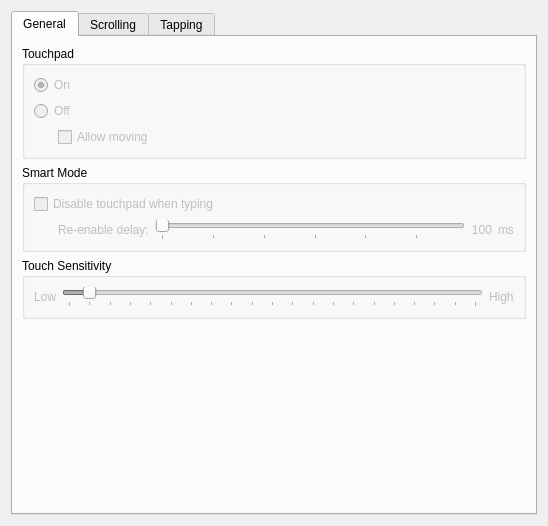
<?xml version="1.0" encoding="UTF-8"?>
<ui version="4.0">
 <author>Michał Żarłok</author>
 <class>TouchpadConfigWidget</class>
 <widget class="QWidget" name="TouchpadConfigWidget">
  <property name="geometry">
   <rect>
    <x>0</x>
    <y>0</y>
    <width>548</width>
    <height>526</height>
   </rect>
  </property>
  <property name="sizePolicy">
   <sizepolicy hsizetype="Preferred" vsizetype="Expanding">
    <horstretch>0</horstretch>
    <verstretch>0</verstretch>
   </sizepolicy>
  </property>
  <property name="windowTitle">
   <string>Form</string>
  </property>
  <layout class="QVBoxLayout" name="verticalLayout">
   <item>
    <widget class="KTabWidget" name="ConfigTabs">
     <property name="currentIndex">
      <number>0</number>
     </property>
     <widget class="QWidget" name="GeneralTab">
      <attribute name="title">
       <string>General</string>
      </attribute>
      <layout class="QVBoxLayout" name="verticalLayout_2">
       <item>
        <layout class="QHBoxLayout" name="horizontalLayout">
         <item>
          <widget class="KButtonGroup" name="TouchpadKBG">
           <property name="enabled">
            <bool>true</bool>
           </property>
           <property name="title">
            <string>Touchpad</string>
           </property>
           <layout class="QFormLayout" name="formLayout">
            <item row="0" column="0" colspan="2">
             <widget class="QRadioButton" name="TouchpadOnRB">
              <property name="enabled">
               <bool>false</bool>
              </property>
              <property name="toolTip">
               <string>Touchpad is enabled.</string>
              </property>
              <property name="text">
               <string>On</string>
              </property>
              <property name="checked">
               <bool>true</bool>
              </property>
             </widget>
            </item>
            <item row="1" column="0" colspan="2">
             <widget class="QRadioButton" name="TouchpadOffRB">
              <property name="enabled">
               <bool>false</bool>
              </property>
              <property name="toolTip">
               <string>Touchpad is switched off.</string>
              </property>
              <property name="text">
               <string>Off</string>
              </property>
             </widget>
            </item>
            <item row="2" column="0">
             <spacer name="horizontalSpacer">
              <property name="orientation">
               <enum>Qt::Horizontal</enum>
              </property>
              <property name="sizeType">
               <enum>QSizePolicy::Minimum</enum>
              </property>
              <property name="sizeHint" stdset="0">
               <size>
                <width>18</width>
                <height>20</height>
               </size>
              </property>
             </spacer>
            </item>
            <item row="2" column="1">
             <widget class="QCheckBox" name="TouchpadOffWOMoveCB">
              <property name="enabled">
               <bool>false</bool>
              </property>
              <property name="toolTip">
               <string>Only tapping and scrolling is switched off.</string>
              </property>
              <property name="text">
               <string>Allow moving</string>
              </property>
             </widget>
            </item>
           </layout>
          </widget>
         </item>
        </layout>
       </item>
       <item>
        <widget class="QGroupBox" name="SmartModeGB">
         <property name="enabled">
          <bool>true</bool>
         </property>
         <property name="title">
          <string>Smart Mode</string>
         </property>
         <layout class="QGridLayout" name="gridLayout">
          <item row="0" column="0" colspan="3">
           <widget class="QCheckBox" name="SmartModeEnableCB">
            <property name="enabled">
             <bool>false</bool>
            </property>
            <property name="text">
             <string>Disable touchpad when typing</string>
            </property>
           </widget>
          </item>
          <item row="1" column="0">
           <spacer name="horizontalSpacer_7">
            <property name="orientation">
             <enum>Qt::Horizontal</enum>
            </property>
            <property name="sizeType">
             <enum>QSizePolicy::Maximum</enum>
            </property>
            <property name="sizeHint" stdset="0">
             <size>
              <width>18</width>
              <height>17</height>
             </size>
            </property>
           </spacer>
          </item>
          <item row="1" column="1">
           <widget class="QLabel" name="SmartModeDelayL">
            <property name="enabled">
             <bool>false</bool>
            </property>
            <property name="text">
             <string>Re-enable delay:</string>
            </property>
           </widget>
          </item>
          <item row="1" column="2">
           <widget class="QSlider" name="SmartModeDelayS">
            <property name="enabled">
             <bool>false</bool>
            </property>
            <property name="minimum">
             <number>100</number>
            </property>
            <property name="maximum">
             <number>3000</number>
            </property>
            <property name="singleStep">
             <number>100</number>
            </property>
            <property name="pageStep">
             <number>300</number>
            </property>
            <property name="tracking">
             <bool>true</bool>
            </property>
            <property name="orientation">
             <enum>Qt::Horizontal</enum>
            </property>
            <property name="tickPosition">
             <enum>QSlider::TicksBelow</enum>
            </property>
            <property name="tickInterval">
             <number>500</number>
            </property>
           </widget>
          </item>
          <item row="1" column="3">
           <widget class="QLabel" name="SmartModeDelayValueL">
            <property name="enabled">
             <bool>false</bool>
            </property>
            <property name="text">
             <string>100</string>
            </property>
            <property name="alignment">
             <set>Qt::AlignRight|Qt::AlignTrailing|Qt::AlignVCenter</set>
            </property>
           </widget>
          </item>
          <item row="1" column="4">
           <widget class="QLabel" name="SmartModeDelayMilisecondsL">
            <property name="enabled">
             <bool>false</bool>
            </property>
            <property name="text">
             <string>ms</string>
            </property>
           </widget>
          </item>
         </layout>
        </widget>
       </item>
       <item>
        <widget class="QGroupBox" name="TouchSensitivityGB">
         <property name="title">
          <string>Touch Sensitivity</string>
         </property>
         <layout class="QHBoxLayout" name="horizontalLayout_5">
          <item>
           <widget class="QLabel" name="SensitivityLowL">
            <property name="enabled">
             <bool>false</bool>
            </property>
            <property name="text">
             <string>Low</string>
            </property>
           </widget>
          </item>
          <item>
           <widget class="QSlider" name="SensitivityValueS">
            <property name="enabled">
             <bool>false</bool>
            </property>
            <property name="maximum">
             <number>20</number>
            </property>
            <property name="singleStep">
             <number>2</number>
            </property>
            <property name="pageStep">
             <number>5</number>
            </property>
            <property name="sliderPosition">
             <number>1</number>
            </property>
            <property name="orientation">
             <enum>Qt::Horizontal</enum>
            </property>
            <property name="tickPosition">
             <enum>QSlider::TicksBelow</enum>
            </property>
            <property name="tickInterval">
             <number>1</number>
            </property>
           </widget>
          </item>
          <item>
           <widget class="QLabel" name="SensitivityHighL">
            <property name="enabled">
             <bool>false</bool>
            </property>
            <property name="text">
             <string>High</string>
            </property>
           </widget>
          </item>
         </layout>
        </widget>
       </item>
       <item>
        <spacer name="verticalSpacer_2">
         <property name="orientation">
          <enum>Qt::Vertical</enum>
         </property>
         <property name="sizeHint" stdset="0">
          <size>
           <width>20</width>
           <height>40</height>
          </size>
         </property>
        </spacer>
       </item>
      </layout>
     </widget>
     <widget class="QWidget" name="ScrollingTab">
      <property name="enabled">
       <bool>true</bool>
      </property>
      <attribute name="title">
       <string>Scrolling</string>
      </attribute>
      <layout class="QVBoxLayout" name="verticalLayout_4">
       <item>
        <widget class="QGroupBox" name="ScrollingGB">
         <property name="title">
          <string>Scrolling</string>
         </property>
         <layout class="QGridLayout" name="gridLayout_2">
          <item row="0" column="0" colspan="3">
           <widget class="QCheckBox" name="ScrollVertEnableCB">
            <property name="enabled">
             <bool>false</bool>
            </property>
            <property name="toolTip">
             <string>Enable vertical scrolling when dragging along the right edge.</string>
            </property>
            <property name="text">
             <string>Enable Vertical Scrolling</string>
            </property>
           </widget>
          </item>
          <item row="2" column="0">
           <spacer name="horizontalSpacer_3">
            <property name="orientation">
             <enum>Qt::Horizontal</enum>
            </property>
            <property name="sizeType">
             <enum>QSizePolicy::Maximum</enum>
            </property>
            <property name="sizeHint" stdset="0">
             <size>
              <width>18</width>
              <height>17</height>
             </size>
            </property>
           </spacer>
          </item>
          <item row="2" column="1">
           <widget class="QLabel" name="ScrollVertHighL">
            <property name="enabled">
             <bool>false</bool>
            </property>
            <property name="text">
             <string>High</string>
            </property>
           </widget>
          </item>
          <item row="2" column="2">
           <widget class="QSlider" name="ScrollVertSpeedS">
            <property name="enabled">
             <bool>false</bool>
            </property>
            <property name="toolTip">
             <string>Move distance of the finger for a vertical scroll event.</string>
            </property>
            <property name="minimum">
             <number>0</number>
            </property>
            <property name="maximum">
             <number>400</number>
            </property>
            <property name="singleStep">
             <number>50</number>
            </property>
            <property name="pageStep">
             <number>100</number>
            </property>
            <property name="tracking">
             <bool>false</bool>
            </property>
            <property name="orientation">
             <enum>Qt::Horizontal</enum>
            </property>
            <property name="invertedAppearance">
             <bool>false</bool>
            </property>
            <property name="invertedControls">
             <bool>true</bool>
            </property>
            <property name="tickPosition">
             <enum>QSlider::TicksBelow</enum>
            </property>
            <property name="tickInterval">
             <number>100</number>
            </property>
           </widget>
          </item>
          <item row="2" column="3">
           <widget class="QLabel" name="ScrollVertLowL">
            <property name="enabled">
             <bool>false</bool>
            </property>
            <property name="text">
             <string>Low</string>
            </property>
           </widget>
          </item>
          <item row="4" column="0" colspan="3">
           <widget class="QCheckBox" name="ScrollHorizEnableCB">
            <property name="enabled">
             <bool>false</bool>
            </property>
            <property name="toolTip">
             <string>Enable horizontal scrolling when dragging along the bottom edge.</string>
            </property>
            <property name="text">
             <string>Enable Horizontal Scrolling</string>
            </property>
           </widget>
          </item>
          <item row="9" column="0" colspan="4">
           <widget class="QGroupBox" name="ScrollAdvancedGB">
            <property name="title">
             <string>Advanced</string>
            </property>
            <layout class="QGridLayout" name="gridLayout_5">
             <item row="0" column="1" colspan="3">
              <widget class="QCheckBox" name="ScrollCoastingEnableCB">
               <property name="enabled">
                <bool>false</bool>
               </property>
               <property name="toolTip">
                <string>Enable edge scrolling to continue after the finger is released.</string>
               </property>
               <property name="text">
                <string>Enable Coasting</string>
               </property>
              </widget>
             </item>
             <item row="3" column="1" rowspan="2">
              <spacer name="horizontalSpacer_9">
               <property name="orientation">
                <enum>Qt::Horizontal</enum>
               </property>
               <property name="sizeType">
                <enum>QSizePolicy::Maximum</enum>
               </property>
               <property name="sizeHint" stdset="0">
                <size>
                 <width>18</width>
                 <height>17</height>
                </size>
               </property>
              </spacer>
             </item>
             <item row="3" column="3">
              <widget class="QSlider" name="ScrollCoastingSpeedS">
               <property name="enabled">
                <bool>false</bool>
               </property>
               <property name="toolTip">
                <string>Coasting threshold scrolling speed.</string>
               </property>
               <property name="minimum">
                <number>1</number>
               </property>
               <property name="maximum">
                <number>40</number>
               </property>
               <property name="pageStep">
                <number>10</number>
               </property>
               <property name="tracking">
                <bool>false</bool>
               </property>
               <property name="orientation">
                <enum>Qt::Horizontal</enum>
               </property>
               <property name="tickPosition">
                <enum>QSlider::TicksBelow</enum>
               </property>
               <property name="tickInterval">
                <number>10</number>
               </property>
              </widget>
             </item>
             <item row="3" column="2">
              <widget class="QLabel" name="ScrollCoastingSlowL">
               <property name="enabled">
                <bool>false</bool>
               </property>
               <property name="text">
                <string>Slow</string>
               </property>
              </widget>
             </item>
             <item row="3" column="4">
              <widget class="QLabel" name="ScrollCoastingFastL">
               <property name="enabled">
                <bool>false</bool>
               </property>
               <property name="text">
                <string>Fast</string>
               </property>
              </widget>
             </item>
             <item row="4" column="2" colspan="2">
              <widget class="QCheckBox" name="ScrollCoastingCornerEnableCB">
               <property name="enabled">
                <bool>false</bool>
               </property>
               <property name="toolTip">
                <string>Enable edge scrolling to continue while the finger stays in an edge corner.</string>
               </property>
               <property name="text">
                <string>Enabled Corner Coasting</string>
               </property>
              </widget>
             </item>
            </layout>
           </widget>
          </item>
          <item row="6" column="0">
           <spacer name="horizontalSpacer_4">
            <property name="orientation">
             <enum>Qt::Horizontal</enum>
            </property>
            <property name="sizeType">
             <enum>QSizePolicy::Maximum</enum>
            </property>
            <property name="sizeHint" stdset="0">
             <size>
              <width>18</width>
              <height>17</height>
             </size>
            </property>
           </spacer>
          </item>
          <item row="6" column="2">
           <widget class="QSlider" name="ScrollHorizSpeedS">
            <property name="enabled">
             <bool>false</bool>
            </property>
            <property name="toolTip">
             <string>Move distance of the finger for a horizontal scroll event.</string>
            </property>
            <property name="minimum">
             <number>0</number>
            </property>
            <property name="maximum">
             <number>400</number>
            </property>
            <property name="singleStep">
             <number>50</number>
            </property>
            <property name="pageStep">
             <number>100</number>
            </property>
            <property name="tracking">
             <bool>false</bool>
            </property>
            <property name="orientation">
             <enum>Qt::Horizontal</enum>
            </property>
            <property name="invertedAppearance">
             <bool>false</bool>
            </property>
            <property name="invertedControls">
             <bool>true</bool>
            </property>
            <property name="tickPosition">
             <enum>QSlider::TicksBelow</enum>
            </property>
            <property name="tickInterval">
             <number>100</number>
            </property>
           </widget>
          </item>
          <item row="6" column="3">
           <widget class="QLabel" name="ScrollHorizLowL">
            <property name="enabled">
             <bool>false</bool>
            </property>
            <property name="text">
             <string>Low</string>
            </property>
           </widget>
          </item>
          <item row="6" column="1">
           <widget class="QLabel" name="ScrollHorizHighL">
            <property name="enabled">
             <bool>false</bool>
            </property>
            <property name="text">
             <string>High</string>
            </property>
           </widget>
          </item>
          <item row="1" column="0" colspan="3">
           <widget class="QCheckBox" name="ScrollVertTFEnableCB">
            <property name="enabled">
             <bool>false</bool>
            </property>
            <property name="toolTip">
             <string>Enable vertical scrolling when dragging with two fingers anywhere on the touchpad.</string>
            </property>
            <property name="text">
             <string>Enable Vertical Two Fingers Scrolling</string>
            </property>
           </widget>
          </item>
          <item row="5" column="0" colspan="3">
           <widget class="QCheckBox" name="ScrollHorizTFEnableCB">
            <property name="enabled">
             <bool>false</bool>
            </property>
            <property name="toolTip">
             <string>Enable horizontal scrolling when dragging with two fingers anywhere on the touchpad.</string>
            </property>
            <property name="text">
             <string>Enable Horizontal Two Fingers Scrolling</string>
            </property>
           </widget>
          </item>
         </layout>
        </widget>
       </item>
       <item>
        <widget class="QGroupBox" name="ScrollCircularGB">
         <property name="enabled">
          <bool>true</bool>
         </property>
         <property name="title">
          <string>Circular Scrolling</string>
         </property>
         <layout class="QGridLayout" name="gridLayout_3">
          <item row="0" column="0" colspan="2">
           <widget class="QCheckBox" name="ScrollCircularEnableCB">
            <property name="enabled">
             <bool>false</bool>
            </property>
            <property name="toolTip">
             <string>If on, circular scrolling is used.</string>
            </property>
            <property name="text">
             <string>Enable Circular Scrolling</string>
            </property>
           </widget>
          </item>
          <item row="1" column="0" rowspan="2">
           <spacer name="horizontalSpacer_5">
            <property name="orientation">
             <enum>Qt::Horizontal</enum>
            </property>
            <property name="sizeType">
             <enum>QSizePolicy::Maximum</enum>
            </property>
            <property name="sizeHint" stdset="0">
             <size>
              <width>18</width>
              <height>68</height>
             </size>
            </property>
           </spacer>
          </item>
          <item row="2" column="1">
           <layout class="QHBoxLayout" name="horizontalLayout_8">
            <item>
             <widget class="QLabel" name="ScrollCircularUseL">
              <property name="enabled">
               <bool>false</bool>
              </property>
              <property name="toolTip">
               <string>Trigger region on the touchpad to start circular scrolling.</string>
              </property>
              <property name="text">
               <string>Triggered by:</string>
              </property>
             </widget>
            </item>
            <item>
             <widget class="QComboBox" name="ScrollCircularCornersCBB">
              <property name="enabled">
               <bool>false</bool>
              </property>
              <item>
               <property name="text">
                <string>All Corners</string>
               </property>
              </item>
              <item>
               <property name="text">
                <string>Top Edge</string>
               </property>
              </item>
              <item>
               <property name="text">
                <string>Top-Right Corner</string>
               </property>
              </item>
              <item>
               <property name="text">
                <string>Right Edge</string>
               </property>
              </item>
              <item>
               <property name="text">
                <string>Bottom-Right Corner</string>
               </property>
              </item>
              <item>
               <property name="text">
                <string>Bottom Edge</string>
               </property>
              </item>
              <item>
               <property name="text">
                <string>Bottom-Left Corner</string>
               </property>
              </item>
              <item>
               <property name="text">
                <string>Left Edge</string>
               </property>
              </item>
              <item>
               <property name="text">
                <string>Top-Left Edge</string>
               </property>
              </item>
              <item>
               <property name="text">
                <string>No Trigger</string>
               </property>
              </item>
             </widget>
            </item>
            <item>
             <spacer name="horizontalSpacer_6">
              <property name="orientation">
               <enum>Qt::Horizontal</enum>
              </property>
              <property name="sizeHint" stdset="0">
               <size>
                <width>238</width>
                <height>20</height>
               </size>
              </property>
             </spacer>
            </item>
           </layout>
          </item>
          <item row="3" column="1">
           <spacer name="verticalSpacer_4">
            <property name="orientation">
             <enum>Qt::Vertical</enum>
            </property>
            <property name="sizeHint" stdset="0">
             <size>
              <width>20</width>
              <height>40</height>
             </size>
            </property>
           </spacer>
          </item>
          <item row="1" column="1">
           <layout class="QHBoxLayout" name="horizontalLayout_7">
            <item>
             <widget class="QLabel" name="ScrollCircularSlowL">
              <property name="enabled">
               <bool>false</bool>
              </property>
              <property name="text">
               <string>Slow</string>
              </property>
             </widget>
            </item>
            <item>
             <widget class="QSlider" name="ScrollCircularSpeedS">
              <property name="enabled">
               <bool>false</bool>
              </property>
              <property name="toolTip">
               <string>Move angle (radians) of finger to generate a scroll event.</string>
              </property>
              <property name="minimum">
               <number>30</number>
              </property>
              <property name="maximum">
               <number>300</number>
              </property>
              <property name="singleStep">
               <number>30</number>
              </property>
              <property name="pageStep">
               <number>60</number>
              </property>
              <property name="value">
               <number>300</number>
              </property>
              <property name="orientation">
               <enum>Qt::Horizontal</enum>
              </property>
              <property name="invertedAppearance">
               <bool>true</bool>
              </property>
              <property name="invertedControls">
               <bool>false</bool>
              </property>
              <property name="tickPosition">
               <enum>QSlider::TicksBelow</enum>
              </property>
              <property name="tickInterval">
               <number>30</number>
              </property>
             </widget>
            </item>
            <item>
             <widget class="QLabel" name="ScrollCircularFastL">
              <property name="enabled">
               <bool>false</bool>
              </property>
              <property name="text">
               <string>Fast</string>
              </property>
             </widget>
            </item>
           </layout>
          </item>
         </layout>
        </widget>
       </item>
      </layout>
     </widget>
     <widget class="QWidget" name="TappingTab">
      <attribute name="title">
       <string>Tapping</string>
      </attribute>
      <layout class="QVBoxLayout" name="verticalLayout_6">
       <item>
        <widget class="QGroupBox" name="TapEmulationGB">
         <property name="title">
          <string>Emulation</string>
         </property>
         <layout class="QGridLayout" name="gridLayout_4">
          <item row="0" column="0" colspan="2">
           <widget class="QCheckBox" name="TappingEnableCB">
            <property name="enabled">
             <bool>false</bool>
            </property>
            <property name="text">
             <string>Enable Tapping</string>
            </property>
           </widget>
          </item>
          <item row="1" column="0" rowspan="5">
           <spacer name="horizontalSpacer_8">
            <property name="orientation">
             <enum>Qt::Horizontal</enum>
            </property>
            <property name="sizeType">
             <enum>QSizePolicy::Minimum</enum>
            </property>
            <property name="sizeHint" stdset="0">
             <size>
              <width>18</width>
              <height>48</height>
             </size>
            </property>
           </spacer>
          </item>
          <item row="2" column="1">
           <widget class="QLabel" name="TappingTimeoutL">
            <property name="enabled">
             <bool>false</bool>
            </property>
            <property name="toolTip">
             <string>Timeout after a tap to recognize it as a single tap.</string>
            </property>
            <property name="text">
             <string>Single Tap Timeout:</string>
            </property>
           </widget>
          </item>
          <item row="1" column="2" rowspan="5">
           <spacer name="horizontalSpacer_10">
            <property name="orientation">
             <enum>Qt::Horizontal</enum>
            </property>
            <property name="sizeType">
             <enum>QSizePolicy::Maximum</enum>
            </property>
            <property name="sizeHint" stdset="0">
             <size>
              <width>28</width>
              <height>92</height>
             </size>
            </property>
           </spacer>
          </item>
          <item row="2" column="3">
           <widget class="QSlider" name="TappingTimeoutValueS">
            <property name="enabled">
             <bool>false</bool>
            </property>
            <property name="minimum">
             <number>0</number>
            </property>
            <property name="maximum">
             <number>1000</number>
            </property>
            <property name="singleStep">
             <number>20</number>
            </property>
            <property name="pageStep">
             <number>100</number>
            </property>
            <property name="orientation">
             <enum>Qt::Horizontal</enum>
            </property>
            <property name="tickPosition">
             <enum>QSlider::TicksBelow</enum>
            </property>
            <property name="tickInterval">
             <number>100</number>
            </property>
           </widget>
          </item>
          <item row="2" column="5" colspan="2">
           <widget class="QLabel" name="TappingTimeoutValueL">
            <property name="enabled">
             <bool>false</bool>
            </property>
            <property name="text">
             <string>100</string>
            </property>
            <property name="alignment">
             <set>Qt::AlignRight|Qt::AlignTrailing|Qt::AlignVCenter</set>
            </property>
           </widget>
          </item>
          <item row="2" column="7">
           <widget class="QLabel" name="TappingTimeoutMilisecondsL">
            <property name="enabled">
             <bool>false</bool>
            </property>
            <property name="text">
             <string>ms.</string>
            </property>
           </widget>
          </item>
          <item row="3" column="3">
           <widget class="QSlider" name="TappingDoubleTimeValueS">
            <property name="enabled">
             <bool>false</bool>
            </property>
            <property name="minimum">
             <number>0</number>
            </property>
            <property name="maximum">
             <number>1000</number>
            </property>
            <property name="singleStep">
             <number>20</number>
            </property>
            <property name="pageStep">
             <number>100</number>
            </property>
            <property name="orientation">
             <enum>Qt::Horizontal</enum>
            </property>
            <property name="tickPosition">
             <enum>QSlider::TicksBelow</enum>
            </property>
            <property name="tickInterval">
             <number>100</number>
            </property>
           </widget>
          </item>
          <item row="3" column="1">
           <widget class="QLabel" name="TappingDoubleTimeL">
            <property name="enabled">
             <bool>false</bool>
            </property>
            <property name="toolTip">
             <string>Maximum time (in milliseconds) for detecting a double tap.</string>
            </property>
            <property name="text">
             <string>Double Tap Time:</string>
            </property>
           </widget>
          </item>
          <item row="3" column="6">
           <widget class="QLabel" name="TappingDoubleTimeValueL">
            <property name="enabled">
             <bool>false</bool>
            </property>
            <property name="text">
             <string>100</string>
            </property>
            <property name="alignment">
             <set>Qt::AlignRight|Qt::AlignTrailing|Qt::AlignVCenter</set>
            </property>
           </widget>
          </item>
          <item row="3" column="7">
           <widget class="QLabel" name="TappingDoubleTimeMilisecondsL">
            <property name="enabled">
             <bool>false</bool>
            </property>
            <property name="text">
             <string>ms.</string>
            </property>
           </widget>
          </item>
          <item row="4" column="1">
           <widget class="QLabel" name="TappingClickTimeL">
            <property name="enabled">
             <bool>false</bool>
            </property>
            <property name="toolTip">
             <string>The duration of the mouse click generated by tapping.</string>
            </property>
            <property name="text">
             <string>Click Time:</string>
            </property>
           </widget>
          </item>
          <item row="4" column="3">
           <widget class="QSlider" name="TappingClickTimeValueS">
            <property name="enabled">
             <bool>false</bool>
            </property>
            <property name="toolTip">
             <string/>
            </property>
            <property name="maximum">
             <number>1000</number>
            </property>
            <property name="singleStep">
             <number>20</number>
            </property>
            <property name="pageStep">
             <number>100</number>
            </property>
            <property name="sliderPosition">
             <number>100</number>
            </property>
            <property name="orientation">
             <enum>Qt::Horizontal</enum>
            </property>
            <property name="tickPosition">
             <enum>QSlider::TicksBelow</enum>
            </property>
            <property name="tickInterval">
             <number>100</number>
            </property>
           </widget>
          </item>
          <item row="4" column="6">
           <widget class="QLabel" name="TappingClickTimeValueL">
            <property name="enabled">
             <bool>false</bool>
            </property>
            <property name="text">
             <string>100</string>
            </property>
           </widget>
          </item>
          <item row="4" column="7">
           <widget class="QLabel" name="TappingClickTimeMillisecondsL">
            <property name="enabled">
             <bool>false</bool>
            </property>
            <property name="text">
             <string>ms.</string>
            </property>
           </widget>
          </item>
          <item row="1" column="3">
           <widget class="QSlider" name="TappingMaxMoveValueS">
            <property name="enabled">
             <bool>false</bool>
            </property>
            <property name="maximum">
             <number>1500</number>
            </property>
            <property name="singleStep">
             <number>100</number>
            </property>
            <property name="pageStep">
             <number>250</number>
            </property>
            <property name="orientation">
             <enum>Qt::Horizontal</enum>
            </property>
            <property name="tickPosition">
             <enum>QSlider::TicksBelow</enum>
            </property>
            <property name="tickInterval">
             <number>150</number>
            </property>
           </widget>
          </item>
          <item row="1" column="1">
           <widget class="QLabel" name="TappingMaxMoveL">
            <property name="enabled">
             <bool>false</bool>
            </property>
            <property name="text">
             <string>Max Tap Move:</string>
            </property>
           </widget>
          </item>
          <item row="1" column="6">
           <widget class="QLabel" name="TappingMaxMoveValueL">
            <property name="enabled">
             <bool>false</bool>
            </property>
            <property name="text">
             <string>100</string>
            </property>
           </widget>
          </item>
          <item row="1" column="7">
           <widget class="QLabel" name="TappingMaxMovePointsL">
            <property name="enabled">
             <bool>false</bool>
            </property>
            <property name="text">
             <string>pts.</string>
            </property>
           </widget>
          </item>
         </layout>
        </widget>
       </item>
       <item>
        <widget class="QGroupBox" name="ButtonsGB">
         <property name="title">
          <string>Buttons</string>
         </property>
         <layout class="QHBoxLayout" name="horizontalLayout_6">
          <item>
           <widget class="QLabel" name="ButtonTappingL">
            <property name="enabled">
             <bool>false</bool>
            </property>
            <property name="text">
             <string>Tapping</string>
            </property>
           </widget>
          </item>
          <item>
           <widget class="QListWidget" name="TappingEventLW">
            <property name="enabled">
             <bool>false</bool>
            </property>
            <property name="sizePolicy">
             <sizepolicy hsizetype="MinimumExpanding" vsizetype="MinimumExpanding">
              <horstretch>0</horstretch>
              <verstretch>0</verstretch>
             </sizepolicy>
            </property>
            <property name="minimumSize">
             <size>
              <width>141</width>
              <height>121</height>
             </size>
            </property>
            <property name="editTriggers">
             <set>QAbstractItemView::NoEditTriggers</set>
            </property>
            <item>
             <property name="text">
              <string>Right-Top Corner</string>
             </property>
            </item>
            <item>
             <property name="text">
              <string>Right-Bottom Corner</string>
             </property>
            </item>
            <item>
             <property name="text">
              <string>Left-Top Corner</string>
             </property>
            </item>
            <item>
             <property name="text">
              <string>Left-Bottom Corner</string>
             </property>
            </item>
            <item>
             <property name="text">
              <string>One Finger</string>
             </property>
            </item>
            <item>
             <property name="text">
              <string>Two Fingers</string>
             </property>
            </item>
            <item>
             <property name="text">
              <string>Three Fingers</string>
             </property>
            </item>
           </widget>
          </item>
          <item>
           <widget class="QLabel" name="ButtonMeansL">
            <property name="enabled">
             <bool>false</bool>
            </property>
            <property name="text">
             <string>means</string>
            </property>
           </widget>
          </item>
          <item>
           <widget class="QListWidget" name="TappingButtonLW">
            <property name="enabled">
             <bool>false</bool>
            </property>
            <property name="sizePolicy">
             <sizepolicy hsizetype="MinimumExpanding" vsizetype="MinimumExpanding">
              <horstretch>0</horstretch>
              <verstretch>0</verstretch>
             </sizepolicy>
            </property>
            <property name="minimumSize">
             <size>
              <width>121</width>
              <height>71</height>
             </size>
            </property>
            <property name="editTriggers">
             <set>QAbstractItemView::NoEditTriggers</set>
            </property>
            <item>
             <property name="text">
              <string>None</string>
             </property>
            </item>
            <item>
             <property name="text">
              <string>Left Button</string>
             </property>
            </item>
            <item>
             <property name="text">
              <string>Middle Button</string>
             </property>
            </item>
            <item>
             <property name="text">
              <string>Right Button</string>
             </property>
            </item>
           </widget>
          </item>
         </layout>
        </widget>
       </item>
       <item>
        <spacer name="verticalSpacer_3">
         <property name="orientation">
          <enum>Qt::Vertical</enum>
         </property>
         <property name="sizeHint" stdset="0">
          <size>
           <width>20</width>
           <height>40</height>
          </size>
         </property>
        </spacer>
       </item>
      </layout>
     </widget>
    </widget>
   </item>
  </layout>
 </widget>
 <customwidgets>
  <customwidget>
   <class>KButtonGroup</class>
   <extends>QGroupBox</extends>
   <header>kbuttongroup.h</header>
   <container>1</container>
  </customwidget>
  <customwidget>
   <class>KTabWidget</class>
   <extends>QTabWidget</extends>
   <header>ktabwidget.h</header>
   <container>1</container>
  </customwidget>
 </customwidgets>
 <resources/>
 <connections>
  <connection>
   <sender>SmartModeDelayS</sender>
   <signal>valueChanged(int)</signal>
   <receiver>SmartModeDelayValueL</receiver>
   <slot>setNum(int)</slot>
   <hints>
    <hint type="sourcelabel">
     <x>333</x>
     <y>229</y>
    </hint>
    <hint type="destinationlabel">
     <x>503</x>
     <y>241</y>
    </hint>
   </hints>
  </connection>
  <connection>
   <sender>TappingTimeoutValueS</sender>
   <signal>valueChanged(int)</signal>
   <receiver>TappingTimeoutValueL</receiver>
   <slot>setNum(int)</slot>
   <hints>
    <hint type="sourcelabel">
     <x>467</x>
     <y>151</y>
    </hint>
    <hint type="destinationlabel">
     <x>500</x>
     <y>151</y>
    </hint>
   </hints>
  </connection>
  <connection>
   <sender>TappingDoubleTimeValueS</sender>
   <signal>valueChanged(int)</signal>
   <receiver>TappingDoubleTimeValueL</receiver>
   <slot>setNum(int)</slot>
   <hints>
    <hint type="sourcelabel">
     <x>467</x>
     <y>183</y>
    </hint>
    <hint type="destinationlabel">
     <x>500</x>
     <y>183</y>
    </hint>
   </hints>
  </connection>
  <connection>
   <sender>TappingClickTimeValueS</sender>
   <signal>valueChanged(int)</signal>
   <receiver>TappingClickTimeValueL</receiver>
   <slot>setNum(int)</slot>
   <hints>
    <hint type="sourcelabel">
     <x>467</x>
     <y>215</y>
    </hint>
    <hint type="destinationlabel">
     <x>500</x>
     <y>215</y>
    </hint>
   </hints>
  </connection>
  <connection>
   <sender>TappingMaxMoveValueS</sender>
   <signal>valueChanged(int)</signal>
   <receiver>TappingMaxMoveValueL</receiver>
   <slot>setNum(int)</slot>
   <hints>
    <hint type="sourcelabel">
     <x>434</x>
     <y>104</y>
    </hint>
    <hint type="destinationlabel">
     <x>492</x>
     <y>110</y>
    </hint>
   </hints>
  </connection>
 </connections>
</ui>
